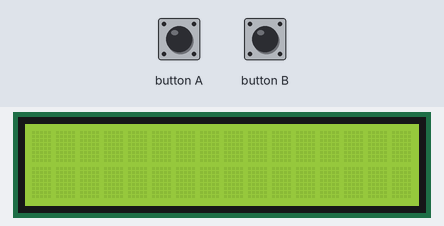
Recording of a program running on a simulated BBC micro:bit (MakeCode). Shown: 16×2 character LCD. The inputs (shaded band) are chosen by the test bench.

Above: at 1.2 s.
1.3 s: button A pressed for 0.15 s
At 2.6 s:
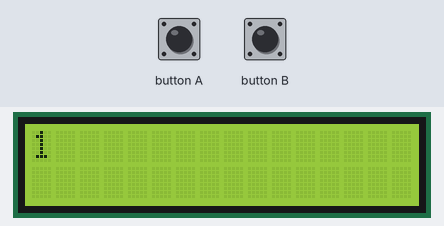
2.9 s: button B pressed for 0.15 s
At 4.0 s:
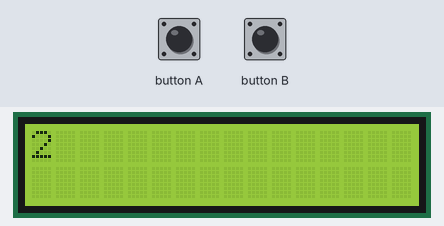
Timing chart, 0 to 5.9 s (numbered marks = the images above; inputs shaded):
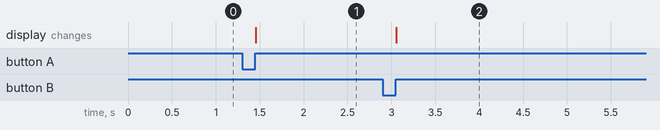

The program:

main.ts
```typescript
/**
 * https://github.com/makecode-extensions/i2cLCD1602
 */
input.onButtonPressed(Button.A, function () {
    I2C_LCD1602.clear()
    I2C_LCD1602.ShowString("1", 0, 0)
})
input.onButtonPressed(Button.B, function () {
    I2C_LCD1602.clear()
    I2C_LCD1602.ShowString("2", 0, 0)
})
basic.forever(function () {
    I2C_LCD1602.LcdInit(39)
    I2C_LCD1602.on()
    I2C_LCD1602.BacklightOn()
})
```

test.ts
```typescript
// Hier kann man Tests durchführen; diese Datei wird nicht kompiliert, wenn dieses Paket als Erweiterung verwendet wird.
```

Measured:
- after the input at 1.3 s, the display: changes after 0.15 s (image 1)
- after the input at 2.9 s, the display: changes after 0.15 s (image 2)
